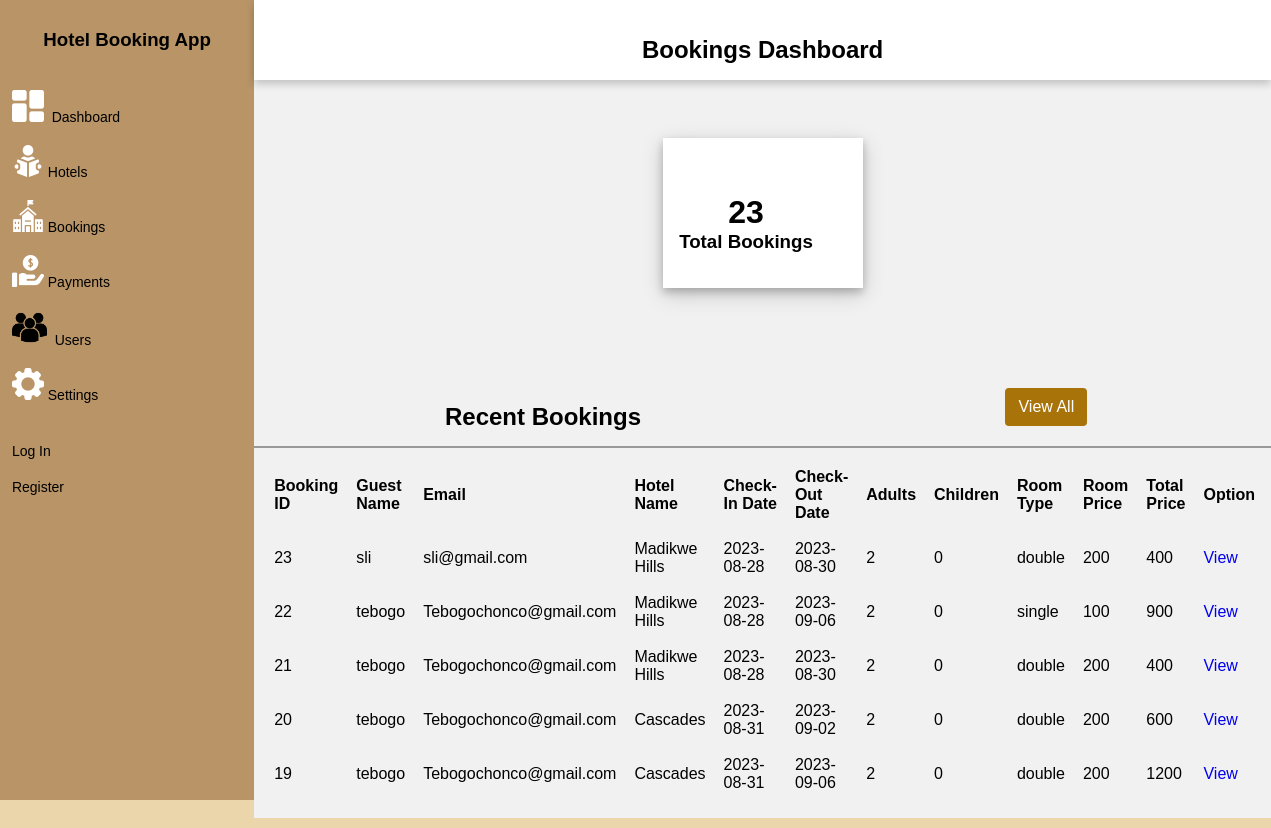
The app's page /Admin/bookings.php with its own data.
### tables this page shows
CREATE TABLE `bookings` (
  `ID` int(11) NOT NULL,
  `guest_name` varchar(255) NOT NULL,
  `email` varchar(255) NOT NULL,
  `hotel_name` varchar(255) NOT NULL,
  `checkin_date` date NOT NULL,
  `checkout_date` date NOT NULL,
  `adults` tinyint(11) NOT NULL,
  `children` tinyint(11) NOT NULL,
  `room_type` varchar(255) NOT NULL,
  `room_price` decimal(11,0) NOT NULL,
  `total_price` decimal(11,0) NOT NULL
);

### Admin/bookings.php (the view, shortened to what this page needs)
<?php
require_once '../includes/database.php';
?>
<!DOCTYPE html>
<html lang="en">
<head>
    <link rel="stylesheet" href="hotels.css">
</head>
<body>
    <div>
        <?php require_once './includes/navbar.php' ?>
    </div>
    <br>
    <div class="container">
        <div class="header">
            <h2>Bookings Dashboard</h2>
        </div>
        <div class="content">
            <div class="cards">
                <div class="card">
                    <div class="box">
                        <h1>
                            <?php
                            $sql = "SELECT COUNT(*) AS order_count FROM bookings";
                            $result = $conn->query($sql);
                            if ($result->num_rows > 0) {
                                $row = $result->fetch_assoc();
                                $orderCount = $row["order_count"];
                                echo $orderCount;
                            } else {
                                echo "No bookings found.";
                            }
                            ?>
                        </h1>
                        <h3>Total Bookings</h3>
                    </div>
                </div>
            </div>
            <div class="content-2">
                <div class="recent-bookings">
                    <div class="title">
                        <h2>Recent Bookings</h2>
                        <li><a href="viewAllBookings.php"><button class="btn" id="viewBtn">View All</button></a></li>
                    </div>
                    <table>
                        <tr>
                            <th>Booking ID</th>
                            <th>Guest Name</th>
                            <th>Email</th>
                            <th>Hotel Name</th>
                            <th>Check-In Date</th>
                            <th>Check-Out Date</th>
                            <th>Adults</th>
                            <th>Children</th>
                            <th>Room Type</th>
                            <th>Room Price</th>
                            <th>Total Price</th>
                            <th>Option</th>
                        </tr>
                        <?php
                        $sql = "SELECT
                            b.ID AS BookingID,
                            b.guest_name AS GuestName,
                            b.email AS Email,
                            b.hotel_name AS HotelName,
                            b.checkin_date AS CheckInDate,
                            b.checkout_date AS CheckOutDate,
                            b.adults AS Adults,
                            b.children AS Children,
                            b.room_type AS RoomType,
                            b.room_price AS RoomPrice,
                            b.total_price AS TotalPrice
                        FROM bookings b
                        ORDER BY b.ID DESC
                        LIMIT 5";
                        $result = mysqli_query($conn, $sql);
                        if ($result->num_rows > 0) {
                            while ($row = $result->fetch_assoc()) {
                                ?>
                                <tr>
                                    <td><?php echo $row["BookingID"] ?></td>
                                    <td><?php echo $row["GuestName"] ?></td>
                                    <td><?php echo $row["Email"] ?></td>
                                    <td><?php echo $row["HotelName"] ?></td>
                                    <td><?php echo $row["CheckInDate"] ?></td>
                                    <td><?php echo $row["CheckOutDate"] ?></td>
                                    <td><?php echo $row["Adults"] ?></td>
                                    <td><?php echo $row["Children"] ?></td>
                                    <td><?php echo $row["RoomType"] ?></td>
                                    <td><?php echo $row["RoomPrice"] ?></td>
                                    <td><?php echo $row["TotalPrice"] ?></td>
                                    <td><a href="#" class="btn">View</a></td>
                                </tr>
                        <?php
                    }
                } else {
                    echo "No bookings found.";
                }
                ?>
                </table>
            </div>
        </div>
    </div>
</div>
</body>
</html>

### Admin/includes/navbar.php
<!DOCTYPE html>
<html lang="en">
<head>
</head>
<body>
  <div class="side-menu">
    <div class="brand-name">
      <h3>Hotel Booking App</h3>
    </div>
    <ul>
    <li><a href="dashboard.php"><img src="./assets/images/dashboard (2).png" alt="">&nbsp; <span>Dashboard</span></a></li>
    <li><a href="hotels.php"><img src="./assets/images/reading-book (1).png" alt="">&nbsp;<span>Hotels</span></a></li>
    <li><a href="bookings.php"><img src="./assets/images/school.png" alt="">&nbsp;<span>Bookings</span></a></li>
    <li><a href="payments.php"><img src="./assets/images/payment.png" alt="">&nbsp;<span>Payments</span></a></li>
    <li><a href="users.php"><img src="./assets/images/users.png" width="35px"  alt="">&nbsp; <span>Users</span></a></li>
    <li><a href="settings.php"><img src="./assets/images/settings.png" alt="">&nbsp;<span>Settings</span></a></li>
    <li>
                <?php
               if (isset($_SESSION['user_username'])) {
                 echo '<li><a href="account.php">My Account</a></li>';
                 echo '<li><a href="logout.php">Log Out</a></li>';
                 } else {
                  echo '<li><a href="login.php">Log In</a></li>';
                  echo '<li><a href="register.php">Register</a></li>';
                 }
            ?>
  </ul>
  </div>

### Admin/hotels.css (style rules this page uses)
* { margin: 0; padding: 0; box-sizing: border-box; font-family: 'Poppins', sans-serif; }
body { background-color: #ebd6ac; min-height: 100vh; }
a { text-decoration: none; }
li { list-style: none; }
h1, h2, h4, h5 { text-align: center; margin-top: 20px; }
ul { float: right; position: relative; right: 15%; }
ul li { display: flex; list-style: none; }
ul li a { color: #000000; font-size: 14px; padding: 0px 0px 0px 10px; }
.title { display: flex; align-items: center; justify-content: space-around; padding: 15px 10px; border-bottom: 2px solid #999; }
table { padding: 10px; }
th, td { text-align: left; padding: 8px; }
.side-menu { position: fixed; background: #b89467; width: 20vw; min-height: 100vh; display: flex; flex-direction: column; }
.side-menu .brand-name { height: 10vh; display: flex; align-items: center; justify-content: center; }
.side-menu li { font-size: 24px; padding: 10px 40px; color: white; display: flex; align-items: center; }
.container { position: absolute; right: 0; width: 80vw; height: 100vh; background: #f1f1f1; }
.container .header { position: fixed; top: 0; right: 0; width: 80vw; height: 10vh; background: white; display: flex; align-items: center; justify-content: center; box-shadow: 0 4px 8px 0 rgba(0, 0, 0, 0.2); z-index: 1; }
.container .content { position: relative; margin-top: 10vh; min-height: 90vh; background: #f1f1f1; }
.container .content .cards { padding: 20px 15px; display: flex; align-items: center; justify-content: center; flex-wrap: wrap; }
.container .content .cards .card { width: 200px; height: 150px; background: white; margin: 20px 10px; display: flex; align-items: center; justify-content: space-around; box-shadow: 0 4px 8px 0 rgba(0, 0, 0, 0.2), 0 6px 20px 0 rgba(0, 0, 0, 0.19); }
.container .content .content-2 { min-height: 60vh; display: flex; justify-content: space-around; align-items: flex-start; flex-wrap: wrap; }
button { display: block; width: 100%; padding: 10px; margin: 3px; background-color: #a87309; color: #fff; border: none; border-radius: 4px; font-size: 16px; cursor: pointer; }
.container { display: flex; flex-direction: column; }
.content-2 { margin-top: 20px; padding-top: 20px; }

### records on screen
bookings: ID "23", guest_name "sli", email "sli@gmail.com", hotel_name "Madikwe Hills", checkin_date "2023-08-28", checkout_date "2023-08-30", adults "2", children "0", room_type "double", room_price "200", total_price "400"
bookings: ID "22", guest_name "tebogo", email "Tebogochonco@gmail.com", hotel_name "Madikwe Hills", checkin_date "2023-08-28", checkout_date "2023-09-06", adults "2", children "0", room_type "single", room_price "100", total_price "900"
bookings: ID "21", guest_name "tebogo", email "Tebogochonco@gmail.com", hotel_name "Madikwe Hills", checkin_date "2023-08-28", checkout_date "2023-08-30", adults "2", children "0", room_type "double", room_price "200", total_price "400"
bookings: ID "20", guest_name "tebogo", email "Tebogochonco@gmail.com", hotel_name "Cascades", checkin_date "2023-08-31", checkout_date "2023-09-02", adults "2", children "0", room_type "double", room_price "200", total_price "600"
bookings: ID "19", guest_name "tebogo", email "Tebogochonco@gmail.com", hotel_name "Cascades", checkin_date "2023-08-31", checkout_date "2023-09-06", adults "2", children "0", room_type "double", room_price "200", total_price "1200"

### other values on screen
$orderCount "23"
